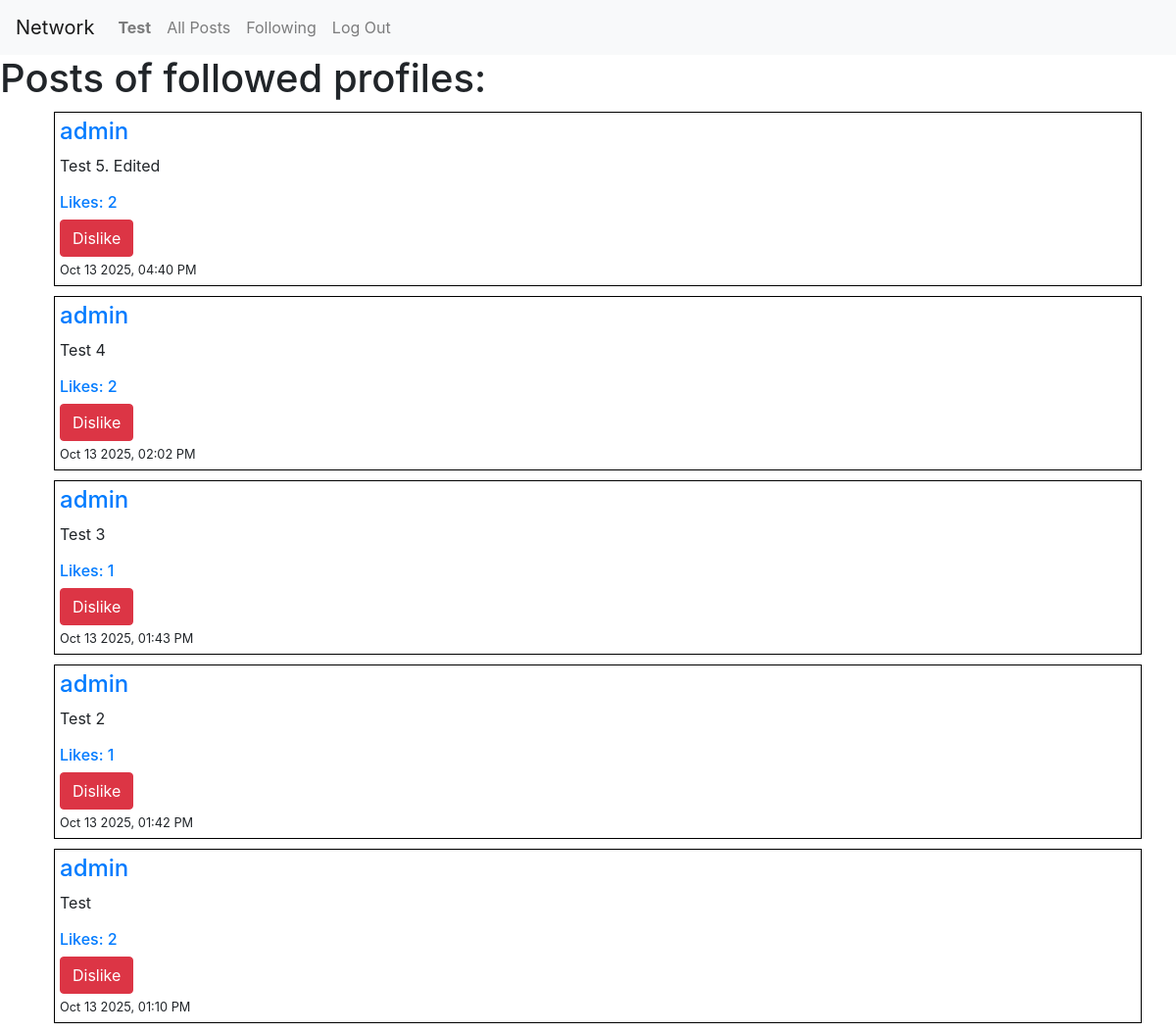
The page /following (signed in) on the database its author committed.
### network/models.py (models this page shows, shortened)
class User(AbstractUser):
    followers = models.ManyToManyField("User", related_name="followings", blank=True)

class Post(models.Model):
    creator = models.ForeignKey("User", on_delete=models.CASCADE, related_name="posts")
    content = models.TextField(blank=False)
    date = models.DateTimeField(auto_now_add=True)
    liked_by = models.ManyToManyField("User", related_name="liked", blank=True)
    def count_likes(self):
        return self.liked_by.count()
    def serialize(self):
        return {
            "id": self.id,
            "creator": self.creator.username,
            "content": self.content,
            "date": self.date.strftime("%b %d %Y, %I:%M %p"),
            "likes": self.count_likes
        }

### network/views.py (the view)
# urls.py: path("following", views.following, name="following"),
@login_required
def following(request):
    user = request.user
    followed = User.objects.filter(followers__id=user.id)
    followed_posts = Post.objects.filter(creator__in=followed).all()
    followed_posts = followed_posts.order_by('-date').all()
    likes = set()
    for post in followed_posts:
        if request.user.liked.filter(id=post.id):
            likes.add(post.id)
    return render(request, "network/following.html", {
        "posts": [post.serialize() for post in followed_posts],
        "likes": likes
    })

### network/templates/network/following.html (shortened to what this page needs)
{% extends 'network/layout.html' %}
{% block body %}
    {% if posts %}
        <h1>Posts of followed profiles:</h1>
    {% else %}
        <h1>You don't follow any profiles</h1>
    {% endif %}
    <div class="container">
        {% for post in posts %}
            <div class="container post">
                <h4><a href="{% url 'profile' post.creator %}">{{post.creator}}</a></h4>
                <p>{{post.content}}</p>
                <h6 class="text-primary" data-id="{{post.id}}" data-type="like_count">Likes: {{post.likes}}</h6>
                {% if user.is_authenticated %}
                    {% if post.id in likes %}
                        <button class="btn btn-danger dislike" style="display: block;" data-id="{{post.id}}" data-type="dislike">Dislike</button>
                    {% else %}
                        <button class="btn btn-primary like" style="display: block;" data-id="{{post.id}}" data-type="like">Like</button>
                        <button class="btn btn-danger dislike" style="display: none;" data-id="{{post.id}}" data-type="dislike">Dislike</button>
                    {% endif %}
                {% endif %}
                <small>{{post.date}}</small>
            </div>
        {% endfor %}
    </div>
{% endblock %}

### network/templates/network/layout.html (shortened to what this page needs)
{% load static %}
<!DOCTYPE html>
<html lang="en">
    <head>
        <link rel="stylesheet" href="https://stackpath.bootstrapcdn.com/bootstrap/4.4.1/css/bootstrap.min.css">
        <link href="{% static 'network/styles.css' %}" rel="stylesheet">
    </head>
    <body>
        <nav class="navbar navbar-expand-lg navbar-light bg-light">
            <a class="navbar-brand" href="#">Network</a>
            <div>
              <ul class="navbar-nav mr-auto">
                {% if user.is_authenticated %}
                    <li class="nav-item">
                        <a class="nav-link" href="{% url 'profile' user.username %}"><strong>{{ user.username }}</strong></a>
                    </li>
                {% endif %}
                <li class="nav-item">
                  <a class="nav-link" href="{% url 'index' %}">All Posts</a>
                </li>
                {% if user.is_authenticated %}
                    <li class="nav-item">
                        <a class="nav-link" href="{% url 'following' %}">Following</a>
                    </li>
                    <li class="nav-item">
                        <a class="nav-link" href="{% url 'logout' %}">Log Out</a>
                    </li>
                {% endif %}
              </ul>
            </div>
          </nav>
        <div class="body">
            {% block body %}
            {% endblock %}
        </div>
    </body>
</html>

### network/static/network/styles.css (style rules this page uses)
.post { border: 1px solid black; padding: 5px; margin: 10px; }

### rows shown on the page
User: username "Test"
User: creator "admin" "admin" "admin" "admin" "admin"
Post: content "Test 5. Edited", likes "2"
Post: content "Test 4", likes "2"
Post: content "Test 3", likes "1"
Post: content "Test 2", likes "1"
Post: content "Test", likes "2"

### other values the page prints
{{ post.date }} "Oct 13 2025, 04:40 PM" "Oct 13 2025, 02:02 PM" "Oct 13 2025, 01:43 PM" "Oct 13 2025, 01:42 PM" "Oct 13 2025, 01:10 PM"
